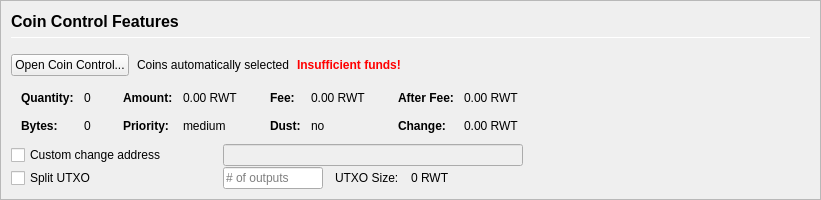
         <widget class="QFrame" name="frameCoinControl">
          <property name="sizePolicy">
           <sizepolicy hsizetype="Expanding" vsizetype="Expanding">
            <horstretch>0</horstretch>
            <verstretch>0</verstretch>
           </sizepolicy>
          </property>
          <property name="maximumSize">
           <size>
            <width>16777215</width>
            <height>16777215</height>
           </size>
          </property>
          <property name="frameShape">
           <enum>QFrame::StyledPanel</enum>
          </property>
          <property name="frameShadow">
           <enum>QFrame::Sunken</enum>
          </property>
          <layout class="QVBoxLayout" name="verticalLayoutCoinControl2">
           <property name="spacing">
            <number>0</number>
           </property>
           <property name="margin">
            <number>0</number>
           </property>
           <item>
            <widget class="QFrame" name="frameCoinControl_BG">
             <layout class="QVBoxLayout" name="verticalLayoutCoinControl" stretch="0,0,0,0,0,0">
              <property name="spacing">
               <number>1</number>
              </property>
              <property name="leftMargin">
               <number>10</number>
              </property>
              <property name="topMargin">
               <number>10</number>
              </property>
              <item>
               <layout class="QHBoxLayout" name="horizontalLayoutCoinControl1">
                <property name="bottomMargin">
                 <number>15</number>
                </property>
                <item>
                 <layout class="QVBoxLayout" name="verticalLayout_3">
                  <property name="spacing">
                   <number>6</number>
                  </property>
                  <item>
                   <widget class="QLabel" name="labelCoinControlFeatures">
                    <property name="sizePolicy">
                     <sizepolicy hsizetype="Preferred" vsizetype="Maximum">
                      <horstretch>0</horstretch>
                      <verstretch>0</verstretch>
                     </sizepolicy>
                    </property>
                    <property name="minimumSize">
                     <size>
                      <width>0</width>
                      <height>20</height>
                     </size>
                    </property>
                    <property name="font">
                     <font>
                      <pointsize>12</pointsize>
                      <weight>75</weight>
                      <bold>true</bold>
                     </font>
                    </property>
                    <property name="styleSheet">
                     <string notr="true">font-weight:bold;</string>
                    </property>
                    <property name="text">
                     <string>Coin Control Features</string>
                    </property>
                   </widget>
                  </item>
                  <item>
                   <widget class="Line" name="line">
                    <property name="minimumSize">
                     <size>
                      <width>0</width>
                      <height>1</height>
                     </size>
                    </property>
                    <property name="maximumSize">
                     <size>
                      <width>16777215</width>
                      <height>1</height>
                     </size>
                    </property>
                    <property name="orientation">
                     <enum>Qt::Horizontal</enum>
                    </property>
                   </widget>
                  </item>
                 </layout>
                </item>
               </layout>
              </item>
              <item>
               <layout class="QHBoxLayout" name="horizontalLayoutCoinControl2" stretch="0,0,0,0">
                <property name="spacing">
                 <number>8</number>
                </property>
                <property name="bottomMargin">
                 <number>10</number>
                </property>
                <item>
                 <widget class="QPushButton" name="pushButtonCoinControl">
                  <property name="styleSheet">
                   <string notr="true"/>
                  </property>
                  <property name="text">
                   <string>Open Coin Control...</string>
                  </property>
                  <property name="autoDefault">
                   <bool>false</bool>
                  </property>
                 </widget>
                </item>
                <item>
                 <widget class="QLabel" name="labelCoinControlAutomaticallySelected">
                  <property name="text">
                   <string>Coins automatically selected</string>
                  </property>
                  <property name="margin">
                   <number>5</number>
                  </property>
                 </widget>
                </item>
                <item>
                 <widget class="QLabel" name="labelCoinControlInsuffFunds">
                  <property name="font">
                   <font>
                    <weight>75</weight>
                    <bold>true</bold>
                   </font>
                  </property>
                  <property name="styleSheet">
                   <string notr="true">color:red;font-weight:bold;</string>
                  </property>
                  <property name="text">
                   <string>Insufficient funds!</string>
                  </property>
                  <property name="margin">
                   <number>5</number>
                  </property>
                 </widget>
                </item>
                <item>
                 <spacer name="horizontalSpacerCoinControl">
                  <property name="orientation">
                   <enum>Qt::Horizontal</enum>
                  </property>
                  <property name="sizeHint" stdset="0">
                   <size>
                    <width>40</width>
                    <height>1</height>
                   </size>
                  </property>
                 </spacer>
                </item>
               </layout>
              </item>
              <item>
               <widget class="QWidget" name="widgetCoinControl" native="true">
                <property name="sizePolicy">
                 <sizepolicy hsizetype="Preferred" vsizetype="Preferred">
                  <horstretch>0</horstretch>
                  <verstretch>0</verstretch>
                 </sizepolicy>
                </property>
                <property name="minimumSize">
                 <size>
                  <width>0</width>
                  <height>0</height>
                 </size>
                </property>
                <property name="styleSheet">
                 <string notr="true"/>
                </property>
                <layout class="QHBoxLayout" name="horizontalLayoutCoinControl5">
                 <property name="margin">
                  <number>0</number>
                 </property>
                 <item>
                  <layout class="QHBoxLayout" name="horizontalLayoutCoinControl3" stretch="0,0,0,1">
                   <property name="spacing">
                    <number>20</number>
                   </property>
                   <property name="topMargin">
                    <number>0</number>
                   </property>
                   <property name="bottomMargin">
                    <number>10</number>
                   </property>
                   <item>
                    <layout class="QFormLayout" name="formLayoutCoinControl1">
                     <property name="horizontalSpacing">
                      <number>10</number>
                     </property>
                     <property name="verticalSpacing">
                      <number>14</number>
                     </property>
                     <property name="leftMargin">
                      <number>10</number>
                     </property>
                     <property name="topMargin">
                      <number>4</number>
                     </property>
                     <property name="rightMargin">
                      <number>6</number>
                     </property>
                     <item row="0" column="0">
                      <widget class="QLabel" name="labelCoinControlQuantityText">
                       <property name="font">
                        <font>
                         <weight>75</weight>
                         <bold>true</bold>
                        </font>
                       </property>
                       <property name="text">
                        <string>Quantity:</string>
                       </property>
                       <property name="margin">
                        <number>0</number>
                       </property>
                      </widget>
                     </item>
                     <item row="0" column="1">
                      <widget class="QLabel" name="labelCoinControlQuantity">
                       <property name="cursor">
                        <cursorShape>IBeamCursor</cursorShape>
                       </property>
                       <property name="contextMenuPolicy">
                        <enum>Qt::ActionsContextMenu</enum>
                       </property>
                       <property name="text">
                        <string notr="true">0</string>
                       </property>
                       <property name="margin">
                        <number>0</number>
                       </property>
                       <property name="textInteractionFlags">
                        <set>Qt::LinksAccessibleByMouse|Qt::TextSelectableByKeyboard|Qt::TextSelectableByMouse</set>
                       </property>
                      </widget>
                     </item>
                     <item row="1" column="0">
                      <widget class="QLabel" name="labelCoinControlBytesText">
                       <property name="font">
                        <font>
                         <weight>75</weight>
                         <bold>true</bold>
                        </font>
                       </property>
                       <property name="text">
                        <string>Bytes:</string>
                       </property>
                      </widget>
                     </item>
                     <item row="1" column="1">
                      <widget class="QLabel" name="labelCoinControlBytes">
                       <property name="cursor">
                        <cursorShape>IBeamCursor</cursorShape>
                       </property>
                       <property name="contextMenuPolicy">
                        <enum>Qt::ActionsContextMenu</enum>
                       </property>
                       <property name="text">
                        <string notr="true">0</string>
                       </property>
                       <property name="textInteractionFlags">
                        <set>Qt::LinksAccessibleByMouse|Qt::TextSelectableByKeyboard|Qt::TextSelectableByMouse</set>
                       </property>
                      </widget>
                     </item>
                    </layout>
                   </item>
                   <item>
                    <layout class="QFormLayout" name="formLayoutCoinControl2">
                     <property name="horizontalSpacing">
                      <number>10</number>
                     </property>
                     <property name="verticalSpacing">
                      <number>14</number>
                     </property>
                     <property name="leftMargin">
                      <number>6</number>
                     </property>
                     <property name="topMargin">
                      <number>4</number>
                     </property>
                     <property name="rightMargin">
                      <number>6</number>
                     </property>
                     <item row="0" column="0">
                      <widget class="QLabel" name="labelCoinControlAmountText">
                       <property name="font">
                        <font>
                         <weight>75</weight>
                         <bold>true</bold>
                        </font>
                       </property>
                       <property name="text">
                        <string>Amount:</string>
                       </property>
                       <property name="margin">
                        <number>0</number>
                       </property>
                      </widget>
                     </item>
                     <item row="0" column="1">
                      <widget class="QLabel" name="labelCoinControlAmount">
                       <property name="cursor">
                        <cursorShape>IBeamCursor</cursorShape>
                       </property>
                       <property name="contextMenuPolicy">
                        <enum>Qt::ActionsContextMenu</enum>
                       </property>
                       <property name="text">
                        <string notr="true">0.00 RWT</string>
                       </property>
                       <property name="textInteractionFlags">
                        <set>Qt::LinksAccessibleByMouse|Qt::TextSelectableByKeyboard|Qt::TextSelectableByMouse</set>
                       </property>
                      </widget>
                     </item>
                     <item row="1" column="0">
                      <widget class="QLabel" name="labelCoinControlPriorityText">
                       <property name="font">
                        <font>
                         <weight>75</weight>
                         <bold>true</bold>
                        </font>
                       </property>
                       <property name="text">
                        <string>Priority:</string>
                       </property>
                      </widget>
                     </item>
                     <item row="1" column="1">
                      <widget class="QLabel" name="labelCoinControlPriority">
                       <property name="cursor">
                        <cursorShape>IBeamCursor</cursorShape>
                       </property>
                       <property name="contextMenuPolicy">
                        <enum>Qt::ActionsContextMenu</enum>
                       </property>
                       <property name="text">
                        <string>medium</string>
                       </property>
                       <property name="textInteractionFlags">
                        <set>Qt::LinksAccessibleByMouse|Qt::TextSelectableByKeyboard|Qt::TextSelectableByMouse</set>
                       </property>
                      </widget>
                     </item>
                    </layout>
                   </item>
                   <item>
                    <layout class="QFormLayout" name="formLayoutCoinControl3">
                     <property name="horizontalSpacing">
                      <number>10</number>
                     </property>
                     <property name="verticalSpacing">
                      <number>14</number>
                     </property>
                     <property name="leftMargin">
                      <number>6</number>
                     </property>
                     <property name="topMargin">
                      <number>4</number>
                     </property>
                     <property name="rightMargin">
                      <number>6</number>
                     </property>
                     <item row="0" column="0">
                      <widget class="QLabel" name="labelCoinControlFeeText">
                       <property name="font">
                        <font>
                         <weight>75</weight>
                         <bold>true</bold>
                        </font>
                       </property>
                       <property name="text">
                        <string>Fee:</string>
                       </property>
                       <property name="margin">
                        <number>0</number>
                       </property>
                      </widget>
                     </item>
                     <item row="0" column="1">
                      <widget class="QLabel" name="labelCoinControlFee">
                       <property name="cursor">
                        <cursorShape>IBeamCursor</cursorShape>
                       </property>
                       <property name="contextMenuPolicy">
                        <enum>Qt::ActionsContextMenu</enum>
                       </property>
                       <property name="text">
                        <string notr="true">0.00 RWT</string>
                       </property>
                       <property name="textInteractionFlags">
                        <set>Qt::LinksAccessibleByMouse|Qt::TextSelectableByKeyboard|Qt::TextSelectableByMouse</set>
                       </property>
                      </widget>
                     </item>
                     <item row="1" column="0">
                      <widget class="QLabel" name="labelCoinControlLowOutputText">
                       <property name="font">
                        <font>
                         <weight>75</weight>
                         <bold>true</bold>
                        </font>
                       </property>
                       <property name="text">
                        <string>Dust:</string>
                       </property>
                      </widget>
                     </item>
                     <item row="1" column="1">
                      <widget class="QLabel" name="labelCoinControlLowOutput">
                       <property name="cursor">
                        <cursorShape>IBeamCursor</cursorShape>
                       </property>
                       <property name="contextMenuPolicy">
                        <enum>Qt::ActionsContextMenu</enum>
                       </property>
                       <property name="text">
                        <string>no</string>
                       </property>
                       <property name="textInteractionFlags">
                        <set>Qt::LinksAccessibleByMouse|Qt::TextSelectableByKeyboard|Qt::TextSelectableByMouse</set>
                       </property>
                      </widget>
                     </item>
                    </layout>
                   </item>
                   <item>
                    <layout class="QFormLayout" name="formLayoutCoinControl4">
                     <property name="horizontalSpacing">
                      <number>10</number>
                     </property>
                     <property name="verticalSpacing">
                      <number>14</number>
                     </property>
                     <property name="leftMargin">
                      <number>6</number>
                     </property>
                     <property name="topMargin">
                      <number>4</number>
                     </property>
                     <property name="rightMargin">
                      <number>6</number>
                     </property>
                     <item row="0" column="0">
                      <widget class="QLabel" name="labelCoinControlAfterFeeText">
                       <property name="font">
                        <font>
                         <weight>75</weight>
                         <bold>true</bold>
                        </font>
                       </property>
                       <property name="text">
                        <string>After Fee:</string>
                       </property>
                       <property name="margin">
                        <number>0</number>
                       </property>
                      </widget>
                     </item>
                     <item row="0" column="1">
                      <widget class="QLabel" name="labelCoinControlAfterFee">
                       <property name="cursor">
                        <cursorShape>IBeamCursor</cursorShape>
                       </property>
                       <property name="contextMenuPolicy">
                        <enum>Qt::ActionsContextMenu</enum>
                       </property>
                       <property name="text">
                        <string notr="true">0.00 RWT</string>
                       </property>
                       <property name="textInteractionFlags">
                        <set>Qt::LinksAccessibleByMouse|Qt::TextSelectableByKeyboard|Qt::TextSelectableByMouse</set>
                       </property>
                      </widget>
                     </item>
                     <item row="1" column="0">
                      <widget class="QLabel" name="labelCoinControlChangeText">
                       <property name="font">
                        <font>
                         <weight>75</weight>
                         <bold>true</bold>
                        </font>
                       </property>
                       <property name="text">
                        <string>Change:</string>
                       </property>
                      </widget>
                     </item>
                     <item row="1" column="1">
                      <widget class="QLabel" name="labelCoinControlChange">
                       <property name="cursor">
                        <cursorShape>IBeamCursor</cursorShape>
                       </property>
                       <property name="contextMenuPolicy">
                        <enum>Qt::ActionsContextMenu</enum>
                       </property>
                       <property name="text">
                        <string notr="true">0.00 RWT</string>
                       </property>
                       <property name="textInteractionFlags">
                        <set>Qt::LinksAccessibleByMouse|Qt::TextSelectableByKeyboard|Qt::TextSelectableByMouse</set>
                       </property>
                      </widget>
                     </item>
                    </layout>
                   </item>
                  </layout>
                 </item>
                </layout>
               </widget>
              </item>
              <item>
               <layout class="QHBoxLayout" name="horizontalLayoutCoinControl4">
                <property name="spacing">
                 <number>12</number>
                </property>
                <property name="sizeConstraint">
                 <enum>QLayout::SetDefaultConstraint</enum>
                </property>
                <property name="topMargin">
                 <number>0</number>
                </property>
                <property name="rightMargin">
                 <number>0</number>
                </property>
                <item>
                 <widget class="QCheckBox" name="checkBoxCoinControlChange">
                  <property name="sizePolicy">
                   <sizepolicy hsizetype="Preferred" vsizetype="Preferred">
                    <horstretch>0</horstretch>
                    <verstretch>0</verstretch>
                   </sizepolicy>
                  </property>
                  <property name="minimumSize">
                   <size>
                    <width>200</width>
                    <height>0</height>
                   </size>
                  </property>
                  <property name="maximumSize">
                   <size>
                    <width>200</width>
                    <height>16777215</height>
                   </size>
                  </property>
                  <property name="toolTip">
                   <string>If this is activated, but the change address is empty or invalid, change will be sent to a newly generated address.</string>
                  </property>
                  <property name="text">
                   <string>Custom change address</string>
                  </property>
                 </widget>
                </item>
                <item>
                 <widget class="QValidatedLineEdit" name="lineEditCoinControlChange">
                  <property name="enabled">
                   <bool>false</bool>
                  </property>
                  <property name="sizePolicy">
                   <sizepolicy hsizetype="Preferred" vsizetype="Preferred">
                    <horstretch>0</horstretch>
                    <verstretch>0</verstretch>
                   </sizepolicy>
                  </property>
                  <property name="minimumSize">
                   <size>
                    <width>300</width>
                    <height>0</height>
                   </size>
                  </property>
                 </widget>
                </item>
                <item>
                 <widget class="QLabel" name="labelCoinControlChangeLabel">
                  <property name="sizePolicy">
                   <sizepolicy hsizetype="Preferred" vsizetype="Preferred">
                    <horstretch>0</horstretch>
                    <verstretch>0</verstretch>
                   </sizepolicy>
                  </property>
                  <property name="minimumSize">
                   <size>
                    <width>100</width>
                    <height>0</height>
                   </size>
                  </property>
                  <property name="text">
                   <string/>
                  </property>
                  <property name="margin">
                   <number>3</number>
                  </property>
                 </widget>
                </item>
               </layout>
              </item>
              <item>
               <layout class="QHBoxLayout" name="horizontalLayoutCoinControl6">
                <property name="spacing">
                 <number>12</number>
                </property>
                <property name="rightMargin">
                 <number>0</number>
                </property>
                <item>
                 <widget class="QCheckBox" name="splitBlockCheckBox">
                  <property name="sizePolicy">
                   <sizepolicy hsizetype="Preferred" vsizetype="Preferred">
                    <horstretch>0</horstretch>
                    <verstretch>0</verstretch>
                   </sizepolicy>
                  </property>
                  <property name="minimumSize">
                   <size>
                    <width>200</width>
                    <height>0</height>
                   </size>
                  </property>
                  <property name="maximumSize">
                   <size>
                    <width>200</width>
                    <height>16777215</height>
                   </size>
                  </property>
                  <property name="text">
                   <string>Split UTXO</string>
                  </property>
                 </widget>
                </item>
                <item>
                 <widget class="QLineEdit" name="splitBlockLineEdit">
                  <property name="sizePolicy">
                   <sizepolicy hsizetype="Preferred" vsizetype="Preferred">
                    <horstretch>50</horstretch>
                    <verstretch>0</verstretch>
                   </sizepolicy>
                  </property>
                  <property name="minimumSize">
                   <size>
                    <width>100</width>
                    <height>0</height>
                   </size>
                  </property>
                  <property name="maximumSize">
                   <size>
                    <width>100</width>
                    <height>16777215</height>
                   </size>
                  </property>
                  <property name="placeholderText">
                   <string># of outputs</string>
                  </property>
                 </widget>
                </item>
                <item>
                 <widget class="QLabel" name="labelBlockSizeText">
                  <property name="text">
                   <string>UTXO Size:</string>
                  </property>
                 </widget>
                </item>
                <item>
                 <widget class="QLabel" name="labelBlockSize">
                  <property name="text">
                   <string>0 RWT</string>
                  </property>
                 </widget>
                </item>
                <item>
                 <spacer name="horizontalSpacer_7">
                  <property name="orientation">
                   <enum>Qt::Horizontal</enum>
                  </property>
                  <property name="sizeHint" stdset="0">
                   <size>
                    <width>40</width>
                    <height>20</height>
                   </size>
                  </property>
                 </spacer>
                </item>
               </layout>
              </item>
              <item>
               <spacer name="verticalSpacerCoinControl">
                <property name="orientation">
                 <enum>Qt::Vertical</enum>
                </property>
                <property name="sizeHint" stdset="0">
                 <size>
                  <width>800</width>
                  <height>1</height>
                 </size>
                </property>
               </spacer>
              </item>
             </layout>
            </widget>
           </item>
          </layout>
         </widget>
